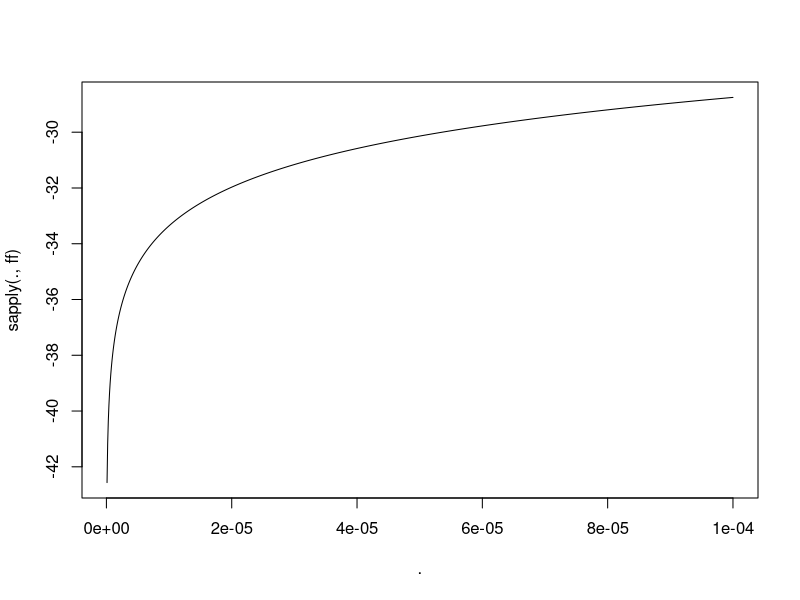

This figure's R source:
####
##  General non-central chi squared
####

library(pracma); library(magrittr)

f2 <- function(x, y=0) sum((x-y)^2)

## probability that x in S^(p-1) has x[1] > 1-2*u
lcap_prob <- function(p, u) {
  log(1/2) + pbeta((1 - 2*u)^2, 1/2, (p+1)/2, lower.tail=FALSE, log.p = TRUE)
}

rgchisq0 <- function(n, Sigma, mu) {
  p <- dim(Sigma)[1]
  L <- chol(Sigma)
  x <- L %*% (randn(p, n) + mu)
  colSums(x^2)
}

rgchisq <- function(n, Sigma, mu) {
  p <- dim(Sigma)[1]
  res <- eigen(Sigma); ls <- res$values
  nu <- as.numeric(t(res$vectors) %*% mu)
  x <- sqrt(ls) * (randn(p, n) + nu)
  colSums(x^2)
}

mgf_gchisq <- function(tt, Sigma, mu, log = FALSE) {
  p <- dim(Sigma)[1]
  tt <- t(t(tt))
  res <- eigen(Sigma); ls <- res$values
  nu <- as.numeric(t(res$vectors) %*% mu)
  tM <- repmat(tt, 1, p)
  lM <- repmat(t(ls), length(tt), 1)
  nM <- repmat(t(nu), length(tt), 1)
  if (log) {
    temp <- -1/2 * log(1 - 2*tM*lM) + (nM^2*lM*tM/(1 - 2*tM*lM))
    return(rowSums(temp))
  } else {
    temp <- 1/sqrt(1 - 2*tM*lM)*exp(nM^2*lM*tM/(1 - 2*tM*lM))
    return(apply(temp, 1, prod))
  }
}

## gives function handles for psi = log mgf, (d/dt) psi, (d2/dt^2) psi, (d psi)^{-1}
log_mgf_gchisq_ <- function(Sigma, mu) {
  p <- dim(Sigma)[1]
  res <- eigen(Sigma); ls <- res$values
  nu <- as.numeric(t(res$vectors) %*% mu)
  psi <- function(tt)
    sum(-1/2 * log(1 - 2*tt*ls) + (nu^2*ls*tt/(1 - 2*tt*ls)))
  dpsi <- function(tt) {
    ##numDeriv::grad(psi, tt)
    sum(ls*(1 + nu^2)/(1-2*ls*tt)) + sum(2*nu^2*ls^2*tt/(1 - 2*ls*tt)^2)
  }
  d2psi <- function(tt) {
    ##numDeriv::hessian(psi, tt)[1]
    sum(2*ls^2*(1+2*nu^2)/(1-2*ls*tt)^2 + 8*ls^3*nu^2*tt/(1-2*ls*tt)^3)
  }
  dpsi_inv <- function(x, ...) {
    ff <- function(tt) (dpsi(tt) - x)^2
    res <- optimize(ff, ...)
    res$minimum
  }
  list(psi = psi, dpsi = dpsi, d2psi = d2psi, dpsi_inv = dpsi_inv)
}


## fourier inversion
finv <- function(fs, cs, x) {
  diffs <- Im(fs)[-1] - Im(fs)[-length(fs)]
  fM <- repmat(t(fs), length(x), 1)
  cM <- repmat(t(cs), length(x), 1)
  xM <- repmat(t(t(x)), 1, length(fs))
  vals <- exp(-fM * xM) * cM
  vals2 <- (vals[, -1, drop = FALSE] 
            + vals[, -length(fs), drop = FALSE])/2
  Re(rowSums(vals2 * diffs))/(2 * pi)
}

####
##  Upper bound using Markov
####

## exponential bound on Pr[<x]
mb_gchisq <- function(tt, x, Sigma, mu) {
  ms <- exp(mgf_gchisq(tt, Sigma, mu, TRUE))
  ms/exp(tt * x)
}

## derivative of log. expo. bound wrt t
prox_dleb <- function(tt, x, Sigma, mu) {
  p <- dim(Sigma)[1]
  res <- eigen(Sigma); ls <- res$values
  nu <- as.numeric(t(res$vectors) %*% mu)
  u <- 1/tt
  # actual
  sum(ls*(1 + nu^2)/(1-2*ls*tt)) + sum(2*nu^2*ls^2*tt/(1 - 2*ls*tt)^2) - x
  # second-order
  (-p/2)*u + sum((1+2*nu+3*nu^2)/ls)/4*u^2 - x
  # first-order
  (-p/2) * u - x
}

## exponential bound on log Pr[<x] plugging in t = -p/2x
# lmb_gchisq <- function(x, Sigma, mu) {
#   log(mb_gchisq(-.5*dim(Sigma)[1]/x, x, Sigma, mu))
# }

lmb_gchisq <- function(x, Sigma, mu) {
    p <- dim(Sigma)[1]
    res <- eigen(Sigma); ls <- res$values
    nu <- as.numeric(t(res$vectors) %*% mu)
    -1/2 * sum(log(1 + ls*p/x)) + p/2 * 
      (1 - sum(nu^2*ls/(1 + ls*p/x))/x)
}

qlmb_gchisq <- function(lprob, Sigma, mu, intv = c(1e-10, 1e3)) {
  ff <- function(x) (lmb_gchisq(x, Sigma, mu) - lprob)^2
  res <- optimise(ff, interval=intv)
  res$minimum
}

####
##  Lower bound using cap
####

log_vsph <- function(d, r=1)
  log(2/d) + (d/2)*log(pi) - lgamma(d/2) + d*log(r)
#c(exp(log_vsph(3)), 4/3 * pi)

## bound on log Pr[<x], creates function handle
cap_lb_ <- function(x, Sigma, mu) {
  p <- dim(Sigma)[1]
  res <- eigen(Sigma); ls <- res$values
  nu <- as.numeric(t(res$vectors) %*% mu)
  ## Compute height constants, etc
  nun <- nu/sqrt(f2(nu))
  nSn <- sum(nun^2/ls)
  #c(nSn, t(mu) %*% solve(Sigma, mu)/f2(mu))
  zh <- sqrt(x/nSn) * (nun/ls)
  h <- sqrt(x * nSn)
  ## Volume of ellipse
  vc <- log_vsph(p) + (p/2)*log(x) - (1/2)*sum(log(ls))
  #c(h, sum(zh * nun))
  d0 <- sqrt(f2(h * nun, zh))
  ## Function handle
  ff <- function(u) {
    ## volume of cap
    cv <- vc + lcap_prob(p, u)
    ml <- (sqrt(f2(nu)) + h*(1-2*u))^2 +
      (d0 + sqrt(x/min(ls))*sqrt(1-(1-2*u)^2))^2
    dens <- -(p/2) * log(2*pi) - (ml^2)/2
    dens + cv
  }
  ff
}

# ####
# ##  Check cap volume and density
# ####
# 
# p <- 3
# mu <- 2 * rnorm(p)
# Sigma <- 0*cov(randn(3*p, p)) + eye(p)
# s1 <- rgchisq(1e6, Sigma, mu)
# x <- s1[100]
# res <- eigen(Sigma); ls <- res$values
# nu <- as.numeric(t(res$vectors) %*% mu)
# cube_l_min <- 2 * sqrt(x/min(ls))
# 
# mc.s <- 1e5
# cube_l <- 1.1 * cube_l_min
# cube_vol <- cube_l^p
# pts <- cube_l * matrix(runif(mc.s * p) - .5, mc.s, p)
# 
# ## check volume
# mc.s <- 1e7
# pts <- cube_l * matrix(runif(mc.s * p) - .5, mc.s, p)
# #nms <- apply(pts, 1, function(v) t(v) %*% Sigma %*% v)
# nms <- rowSums((pts %*% sqrtm(Sigma))^2)
# #  # empirical volume
# mean(nms < x) * cube_vol
# #  # computed volume
# (vol_e <- exp(log_vsph(p) - .5 * sum(log(ls)) + (p/2) * log(x)))
# ee <- pts[nms < x, ]
# 
# ## Check cap height
# nun <- nu/sqrt(f2(nu))
# nSn <- sum(nun^2/ls)
# zh <- sqrt(x/nSn) * (nun/ls)
# h <- sqrt(x * nSn)
# mun <- mu/sqrt(f2(mu))
# hs <- ee %*% mun
# c(max(hs), h)
# d0 <- sqrt(f2(h * nun, zh))
# 
# ## Check cap vol
# u <- runif(1)/3
# #  #  empirical volume
# mean(hs > (1-2*u)*h) * vol_e
# #  #  computed volume
# exp(log_vsph(p) - .5 * sum(log(ls)) + (p/2) * log(x) + lcap_prob(p, u))
# 
# ## Check cap distance
# diffs <- t(-t(ee) + mu)
# par_dists <- (diffs %*% mun)^2
# dists <- rowSums(t(t(ee) - mu)^2)
# orth_dists <- dists - par_dists
# (maxdist <- max(dists[hs > (1-2*u)*h]))
# (sqrt(f2(nu)) - h*(1-2*u))^2 +  (d0 + sqrt(x/min(ls))*sqrt(1-(1-2*u)^2))^2
# c(max(par_dists[hs > (1-2*u)*h]), (sqrt(f2(nu)) - h*(1-2*u))^2)
# c(max(orth_dists[hs > (1-2*u)*h]), (d0 + sqrt(x/min(ls))*sqrt(1-(1-2*u)^2))^2)

####
##  Tests
####

p <- 3;
mu <- rnorm(p)
Sigma <- cov(randn(2*p, p))
#s1 <- rgchisq0(1e6, Sigma, mu)
s1 <- sort(rgchisq(1e6, Sigma, mu))
cdf <- function(x) sum(s1 < x)/length(s1)
cap_par <- 0.01
s1[50] %>% {c(cap_lb_(., Sigma, mu)(cap_par), log(cdf(.)), lmb_gchisq(., Sigma, mu))}

x <- s1[50]
ff <- cap_lb_(x, Sigma, mu)
(1:1e3/1e7) %>% plot(., sapply(., ff), type = "l")
